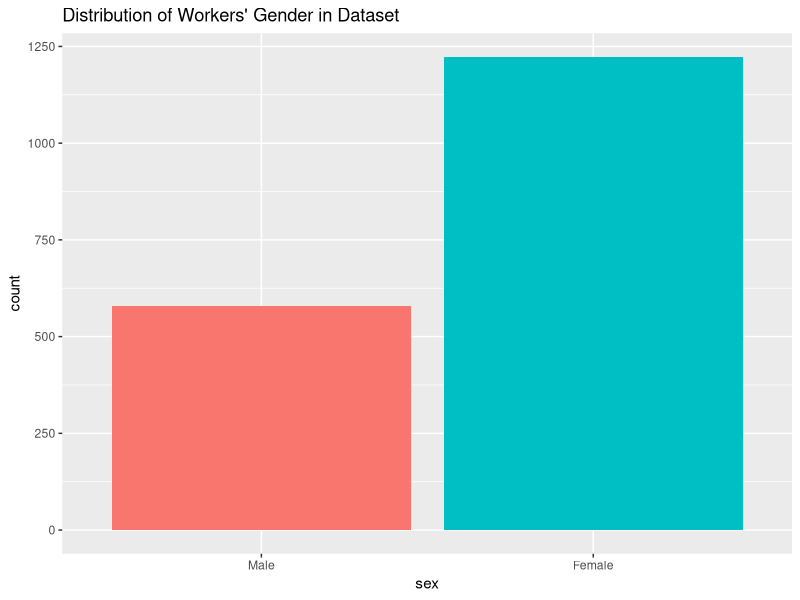
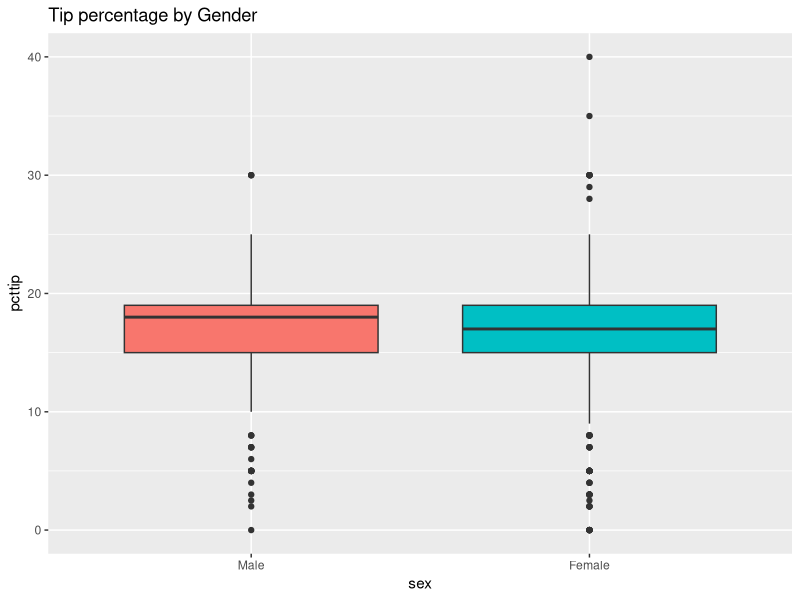
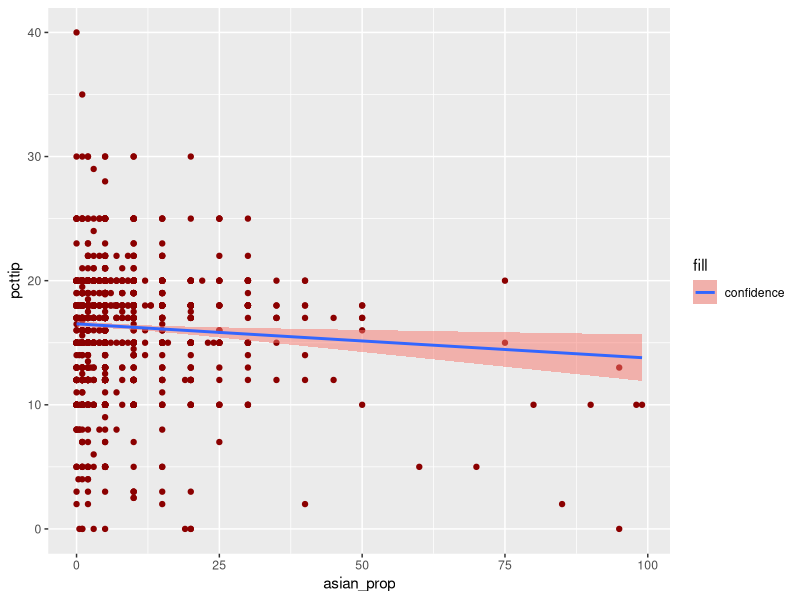
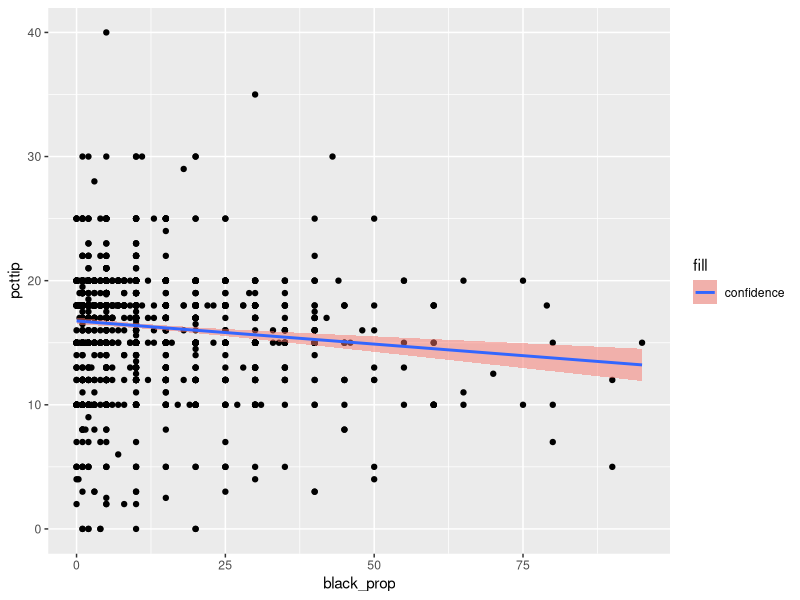
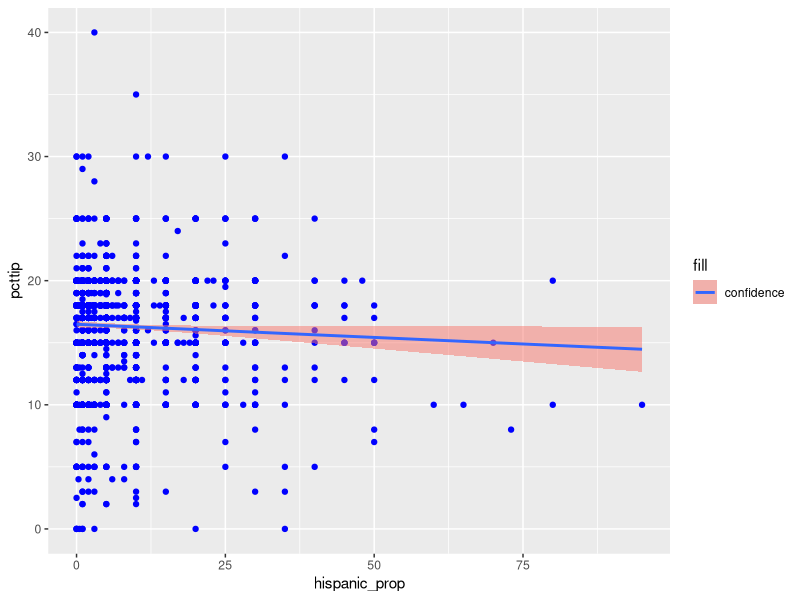
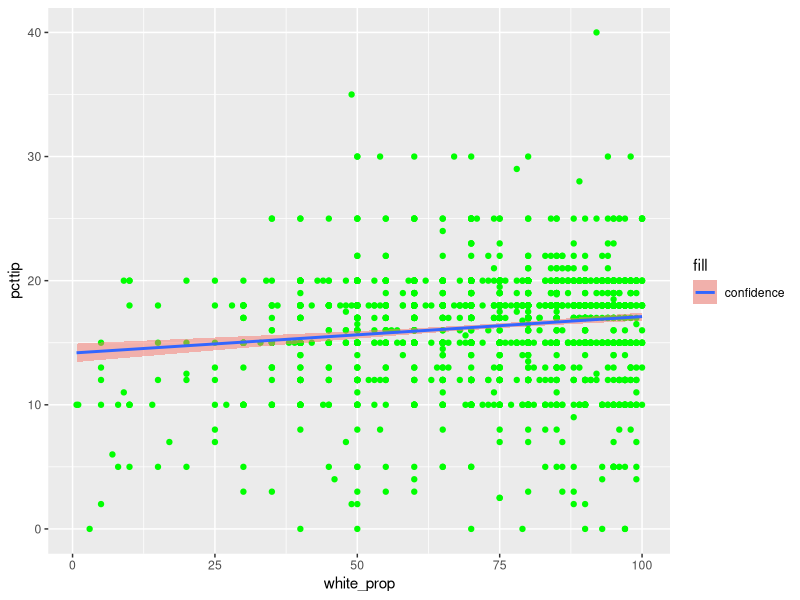
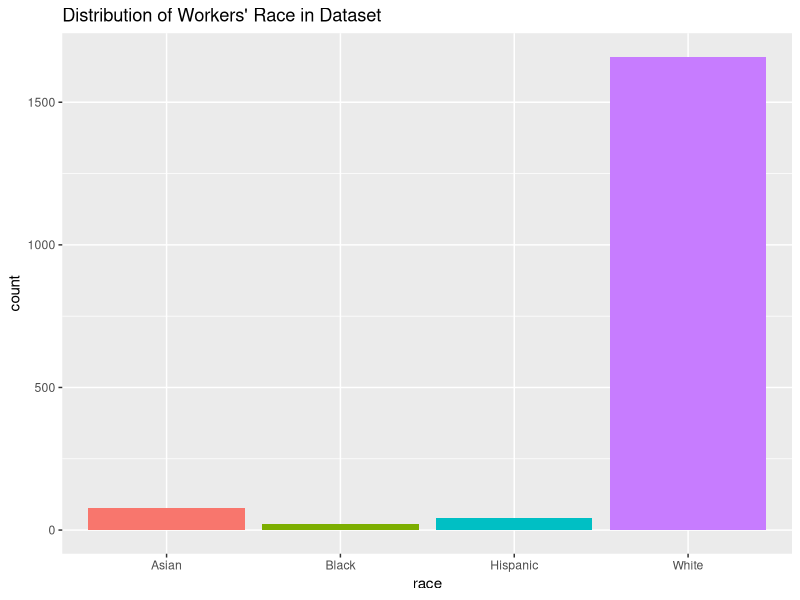
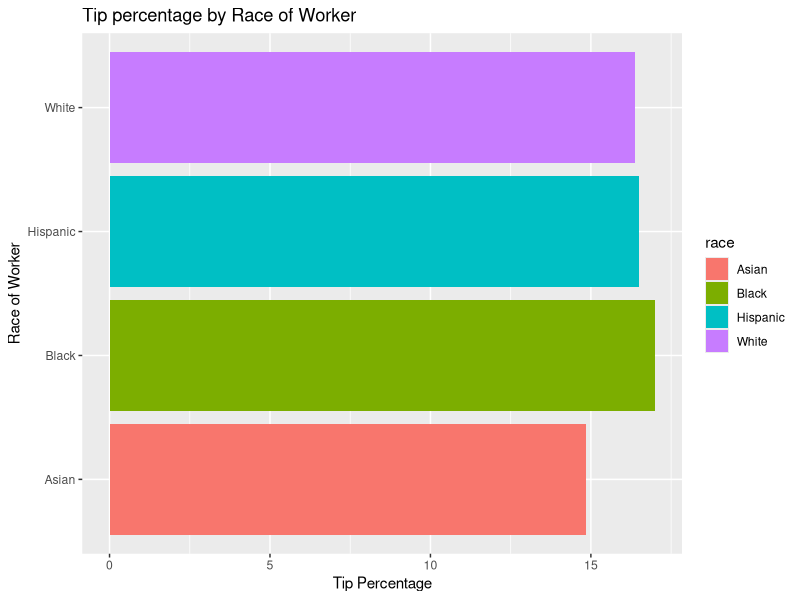

Source code (R) for these figures, in order: (Note: this script raises an error after producing the figures.)
##### Import data into R #####

#setwd("C:/Users/Kevin/Desktop/Dropbox/Dropbox/CKME136")
setwd("C:/Users/Kevin.Nguyen/Dropbox/CKME136")
raw_df <- read.csv(file="server-survey.csv", head=TRUE, na.strings=c(" ", "NA"))

# Subset variables to be used in analysis
myvars <- c("State", "asian_prop", "black_prop", "hispanic_prop", "white_prop", "ppbill", 
            "pcttip", "flair", "intro", "selling", "repeat.", "customer_name", "smile",
            "thanks", "Extraverted_enthusiastic", "Critical_quarrelsome", 
            "Dependable_selfdisciplined","Anxious_easily_upset", "Reserved_quiet", 
            "Sympathetic_warm", "Disorganized_careless","Conventional_uncreative", 
            "birth_yr", "sex", "race")
df <- raw_df[myvars]

##### Clean variables #####

# Clean variable: State
# Set variable "State" to all lowercase letters to easier deal with cleaning
df$State <- tolower(df$State)

# Rename state names in the US using the following reference: http://www.stateabbreviations.us/
library(car)
df$State <- recode(df$State, '"alabama"="al"; "alaska"="ak"; "arizona"="az"; "arkansas"="ar"; 
                   "california"="ca"; "colorado"="co"; "connecticut"="ct"; "delware"="de";
                   "florida"="fl"; "georgia"="ga"; "hawaii"="hi"; "idaho"="id";"illinois"="il"; 
                   "indiana"="in"; "iowa"="ia"; "kansas"="ks"; "kentucky"="ky"; "louisiana"="la";
                   "maine"="me"; "maryland"="md"; "massachusetts"="ma"; "michigan"="mi"; 
                   "minnesota"="mn"; "mississippi"="mn"; "missouri"="mo"; 
                   "montana"="mt"; "nebraska"="ne"; "nevada"="nv"; "new hampshire"="nh"; 
                   "new jersey"="nj"; "new mexico"="nm"; "new york"="ny"; "north carolina"="nc"; 
                   "north dakota"="nd"; "ohio"="oh"; "oklahoma"="ok"; "oregon"="or"; 
                   "pennsylvania"="pa"; "rhode island"="ri"; "south carolina"="sc"; 
                   "south dakota"="sc"; "tennessee"="tn"; "texas"="tx"; "utah"="ut"; 
                  "vermont"="vt"; "virginia"="va"; "washington"="wa";
                   "west virginia"="wv"; "wisconsin"="wi"; "wyoming"="wy"')

# Rename state (province) names in Canada
df$State <- recode(df$State, '"alberta"="ab"; "british columbia"="bc"; "manitoba"="mb"; 
                   "new brunswick"="nb"; "newfoundland"="nl"; "northwest territories"="nt"; 
                   "nova scotia"="ns"; "nunavut"="nu"; "ontario"="on";
                   "prince edward island"="pe"; "quebec"="qc"; "saskatchewan"="sk"; "yukon"="yt"')

# Change all provinces and observations that have the text "canada" in them to simply "canada" 
for (province in c("ab", "bc", "mb", "nb", "nl", "nt", "ns", "nu", "on", "pe", "qc", 
                   "sk", "yt", "canada")) {
  df$State[grepl(province, df$State)] <- "canada"
}

# Clean variable: Proportion
df$total_prop <- df$asian_prop + df$black_prop + df$hispanic_prop + df$white_prop

# If total proportion is equal to or less than 1, multiply by 100 
# (the user inputted in percentages rather than whole numbers)
# See http://stackoverflow.com/questions/30774096/based-on-the-value-in-one-column-change-the-value-in-another-column
dfprop <- df[2:5]
for (col in names(dfprop)) {
  df[[col]] <- ifelse(df$total_prop <= 1, df[[col]]*100, df[[col]])
}

# If total proportion is equal to or over 150, remove occurences from analysis
for (col in names(dfprop)) {
  df[[col]] <- ifelse(df$total_prop >= 150, NA, df[[col]])
}

# Remove total_prop column as it is no longer needed
df$total_prop <- NULL 

# Clean variable: ppbill
# Remove observations where the bill is equal to or under 5 dollars 
# as well as equal to or over 200 dollars
df$ppbill <- ifelse(df$ppbill <= 5 | df$ppbill >= 200, NA, df$ppbill)

# If tip percentage is under 1, multiply by 100 to properly fix percentage
df$pcttip <- ifelse(df$pcttip <= 1, df$pcttip*100, df$pcttip)

# Remove observations where the tip percentage is over 50 percent
df$pcttip <- ifelse(df$pcttip >= 50, NA, df$pcttip)

# Clean variable: Birth Year
# Remove observations where the birth year is between 100 to 1900 OR over 2000
df$birth_yr <- ifelse(df$birth_yr >= 100 & df$birth_yr <= 1900 | df$birth_yr >= 2000, NA, df$birth_yr)

# If birth year is under 100, then add 1900 as the user inputting the last two digits 
# of their birth year only (e.g. 48 -> 1948)
df$birth_yr <- ifelse(df$birth_yr < 100, df$birth_yr + 1900, df$birth_yr)

# Clean variable: Customer Interaction Ratings
# Use ordered instead of factor for easier visualization
dfrating <- df[8:14]
for (col in names(dfrating)) {
  df[[col]] <- ordered(df[[col]], levels=c(1,2,3,4), labels=c("Never", "Sometimes", "Often", "Always"))
}

# Clean variable: Waiter traits
# Use ordered instead of factor here as well
dftrait <- df[15:22]
for (col in names(dftrait)) {
  df[[col]] <- ordered(df[[col]], levels=c(1,2,3,4,5,6,7))
}

# Clean variable: Sex
df$sex <- factor(df$sex, levels=c(0,1), labels=c("Male", "Female"))

# Clean variable: Race
df$race <- factor(df$race, levels=c(1,2,3,4,5), labels=c("Asian", "Black", "Hispanic", 
                                                         "White", "Other"))

# Keep only the rows that do not have any missing data
df <- df[complete.cases(df),]

write.csv(df, "cleaned_data.csv")

##### Visualizations #####

# Use df created before*

library(ggplot2)

# Plot distribution of sex of waiters/ waitresses
gender <- ggplot(df, aes(x=sex, fill=sex)) + geom_bar()
gender + guides(fill=FALSE) + ggtitle("Distribution of Workers' Gender in Dataset")

# Plot boxplot to show distribution of tips for each gender
gendertip <- ggplot(df, aes(sex, pcttip, fill=sex))
gendertip + geom_boxplot() + guides(fill=FALSE) + ggtitle("Tip percentage by Gender")

# Test if there is a significant difference between tips for genders
t.test(df$pcttip~df$sex, conf.level = 0.95)

# Plot scatterplots of proportion of race (customers) by tip %
# Asian customers
ggplot(df, aes(x=asian_prop, y=pcttip)) +
  geom_point(colour="dark red") +
  geom_smooth(method = "lm", aes(fill = "confidence"), alpha = 0.5)

# Black customers
ggplot(df, aes(x=black_prop, y=pcttip)) +
  geom_point(colour="black") +
  geom_smooth(method = "lm", aes(fill = "confidence"), alpha = 0.5)

# Hispanic customers
ggplot(df, aes(x=hispanic_prop, y=pcttip)) +
  geom_point(colour="blue") +
  geom_smooth(method = "lm", aes(fill = "confidence"), alpha = 0.5)

# White customers
ggplot(df, aes(x=white_prop, y=pcttip)) +
  geom_point(colour="green") +
  geom_smooth(method = "lm", aes(fill = "confidence"), alpha = 0.5)

# Plot distribution of ethnical backgrounds of waiters/ waitresses
background <- ggplot(df, aes(x=race, fill=race)) + geom_bar()
background + guides(fill=FALSE) + ggtitle("Distribution of Workers' Race in Dataset")

# Plot average tip percentage received by worker by worker race
p <- ggplot(df, aes(x=factor(race), y=pcttip, fill=race)) + stat_summary(fun.y="mean", geom="bar")
p + xlab("Race of Worker") + ylab("Tip Percentage") + 
  ggtitle("Tip percentage by Race of Worker") + coord_flip()

### Relationship: Customer Background VS. Server Background ###
# See http://stackoverflow.com/questions/25752909/multiple-ggplot-linear-regression-lines
library(reshape2)

# Asian Servers
cols <- c("pcttip", "asian_prop", "black_prop", "hispanic_prop", "white_prop")
dfasian <- subset(df, df$race == "Asian")
dfasian <- dfasian[cols]
dfasian2 = melt(dfasian, id.vars="pcttip")

ggplot(dfasian2) + geom_jitter(aes(value, pcttip, colour=variable)) + 
  geom_smooth(aes(value,pcttip, colour=variable), method=lm, se=FALSE) +
  facet_wrap(~variable, scales="free_x") +
  labs(x = "Proportion of Customers by Race", y = "Tip %", 
       title = "Tip % for Asian Workers by Customer Race")

# Black Servers
dfblack <- subset(df, df$race == "Black")
dfblack <- dfblack[cols]
dfblack2 <- melt(dfblack, id.vars="pcttip")

ggplot(dfblack2) + geom_jitter(aes(value, pcttip, colour=variable)) + 
  geom_smooth(aes(value,pcttip, colour=variable), method=lm, se=FALSE) +
  facet_wrap(~variable, scales="free_x") +
  labs(x = "Proportion of Customers by Race", y = "Tip %", 
       title = "Tip % for Black Workers by Customer Race")

# Hispanic Servers
dfhisp <- subset(df, df$race == "Hispanic")
dfhisp <- dfhisp[cols]
dfhisp2 <- melt(dfhisp, id.vars="pcttip")

ggplot(dfhisp2) + geom_jitter(aes(value, pcttip, colour=variable)) + 
  geom_smooth(aes(value,pcttip, colour=variable), method=lm, se=FALSE) +
  facet_wrap(~variable, scales="free_x") +
  labs(x = "Proportion of Customers by Race", y = "Tip %", 
       title = "Tip % for Hispanic Workers by Customer Race")

# White Servers
dfwhite <- subset(df, df$race == "White")
dfwhite <- dfwhite[cols]
dfwhite2 <- melt(dfwhite, id.vars="pcttip")

ggplot(dfwhite2) + geom_jitter(aes(value, pcttip, colour=variable)) + 
  geom_smooth(aes(value,pcttip, colour=variable), method=lm, se=FALSE) +
  facet_wrap(~variable, scales="free_x") +
  labs(x = "Proportion of Customers by Race", y = "Tip %", 
       title = "Tip % for White Workers by Customer Race")

# Tipping habits by location
# Create vector for US state names
states <- c("al"="al","ak"="ak","az"="az","ar"="ar","ca"="ca","co"="co",
            "ct"="ct","de"="de","dc"="dc","fl"="fl","ga"="ga","hi"="hi","id"="id","il"="il","in"="in",
            "ia"="ia","ks"="ks","ky"="ky","la"="la","me"="me","md"="md","ma"="ma","mi"="mi","mn"="mn",
            "ms"="ms","mo"="mo","mt"="mt","ne"="ne","nv"="nv","nh"="nh","nj"="nj","nm"="nm","ny"="ny",
            "nc"="nc","nd"="nd","oh"="oh","ok"="ok","or"="or","pw"="pw","pa"="pa","ri"="ri","sc"="sc",
            "sd"="sd","tn"="tn","tx"="tx","ut"="ut","vt"="vt","va"="va","wa"="wa","wv"="wv","wi"="wi",
            "wy"="wy")

# Subset data for US workers only into a different data frame
tableUS <- subset(df, State %in% names(states), select=State:race)
tableCAD <- subset(df, State %in% "canada", select=State:race)
tableOTHER <- df[-which(df$State %in% names(states) | df$State %in% "canada"),]

# See how much observations there are for US workers and Canadian workers
length(tableUS$State)
length(tableCAD$State)
length(tableOTHER$State)

# Calculate average mean tip percentage
meanUS <- mean(tableUS$pcttip, na.rm=TRUE)
meanCAD <- mean(tableCAD$pcttip, na.rm=TRUE)
meanOTHER <- mean(tableOTHER$pcttip, na.rm=TRUE)
meanWorld <- mean(df$pcttip, na.rm=TRUE)

means <- c(meanUS, meanCAD, meanOTHER, meanWorld)
names <- c("Mean USA", "Mean Canada", "Mean Other", "Mean Worldwide")
names <- factor(names, level=c("Mean USA", "Mean Canada", "Mean Other", "Mean Worldwide"))

world_means <- data.frame(names, means)

ggplot(data = world_means, aes(x=names, y=means)) + geom_bar(stat="identity") + 
  xlab("") + ylab("Average Tip %")

# Calculate mean tipping percentage by state
tip <- aggregate(pcttip~State, tableUS, mean)
tip$region <- tip$State # ensure column names match to merge later on

# Utilize the maps library to plot a map of the US
library(maps)
library(car)
states_name <- map_data("state")

# Recode the state names received from the maps library in order to merge
states_name$region <- recode(states_name$region, 
  '"alabama"="al"; "alaska"="ak"; "arizona"="az"; "arkansas"="ar"; "california"="ca"; "colorado"="co";
  "connecticut"="ct"; "delware"="de"; "florida"="fl"; "georgia"="ga"; "hawaii"="hi"; "idaho"="id";
  "illinois"="il"; "indiana"="in"; "iowa"="ia"; "kansas"="ks"; "kentucky"="ky"; "louisiana"="la";
  "maine"="me"; "maryland"="md"; "massachusetts"="ma"; "michigan"="mi"; "minnesota"="mn"; 
  "mississippi"="mn"; "missouri"="mo"; "montana"="mt"; "nebraska"="ne"; "nevada"="nv"; 
  "new hampshire"="nh"; "new jersey"="nj"; "new mexico"="nm"; "new york"="ny"; "north carolina"="nc"; 
  "north dakota"="nd"; "ohio"="oh"; "oklahoma"="ok"; "oregon"="or"; "pennsylvania"="pa"; 
  "rhode island"="ri"; "south carolina"="sc"; "south dakota"="sc"; "tennessee"="tn"; "texas"="tx"; 
  "utah"="ut"; "vermont"="vt"; "virginia"="va"; "washington"="wa"; "west virginia"="wv"; 
  "wisconsin"="wi"; "wyoming"="wy"')

# Merge tables together
choro <- merge(states_name, tip, sort = FALSE, by = "region")
choro <- choro[order(choro$order), ]

# Plot average tip percentage by US state
map <- ggplot(choro, aes(long, lat)) + geom_polygon(aes(group = group, fill = pcttip))
map + scale_fill_gradient(low="red", high="green") + ggtitle("Average Tip Percentage by US State") +
  guides(fill=guide_legend(title="Tip %"))

# View top 3 states
tip2 <- tip[with(tip, order(-pcttip)),] # sort descending by tip %
head(tip2, 3)

# View bottom 3 states
tail(tip2, 3)

# Plot bill size against tip percentage
ggplot(df, aes(x=ppbill, y=pcttip)) + geom_point(shape=1) + geom_smooth(method=lm) +
  xlab("Bill per Person ($)") + ylab("Tip %") + ggtitle("Tip Percentage by Bill Size per Person")

# Customer Interactions
# See http://www.r-bloggers.com/grouped-means-again/
a <- aggregate(df$pcttip, by=list(Rating=df$flair), mean)
a1 <- aggregate(df$pcttip, by=list(Rating=df$intro), mean)
a2 <- aggregate(df$pcttip, by=list(Rating=df$selling), mean)
a3 <- aggregate(df$pcttip, by=list(Rating=df$repeat.), mean)
a4 <- aggregate(df$pcttip, by=list(Rating=df$customer_name), mean)
a5 <- aggregate(df$pcttip, by=list(Rating=df$smile), mean)
a6 <- aggregate(df$pcttip, by=list(Rating=df$thanks), mean)

ggplot(data=a, aes(x=Rating, y=x, group=1, size=0.1)) + geom_line(aes(colour="Flair"))  +
  geom_line(aes(y=a1$x, colour="Intro")) +
  geom_line(aes(y=a2$x, colour="Selling")) +
  geom_line(aes(y=a3$x, colour="Repeat")) +
  geom_line(aes(y=a4$x, colour="Customer Name")) +
  geom_line(aes(y=a5$x, colour="Smile")) +
  geom_line(aes(y=a6$x, colour="Thanks")) +
  ylab("Average Tipping %") + ggtitle("Average Tipping % by Customer/ Worker Interaction")

# See relationship between upselling and per person bill
ggplot(data=df, aes(x=selling, y=ppbill, fill=selling)) + geom_boxplot() + guides(fill=FALSE) +
  xlab("") + ylab("Per person bill") + ggtitle("Total Bill Size by Customer Interaction: Upselling")

# Server Traits
b <- aggregate(df$pcttip, by=list(Rating=df$Extraverted_enthusiastic), mean)
b1 <- aggregate(df$pcttip, by=list(Rating=df$Critical_quarrelsome), mean)
b2 <- aggregate(df$pcttip, by=list(Rating=df$Dependable_selfdisciplined), mean)
b3 <- aggregate(df$pcttip, by=list(Rating=df$Anxious_easily_upset), mean)
b4 <- aggregate(df$pcttip, by=list(Rating=df$Reserved_quiet), mean)
b5 <- aggregate(df$pcttip, by=list(Rating=df$Sympathetic_warm), mean)
b6 <- aggregate(df$pcttip, by=list(Rating=df$Disorganized_careless), mean)
b7 <- aggregate(df$pcttip, by=list(Rating=df$Conventional_uncreative), mean)

ggplot(data=b, aes(x=Rating, y=x, group=1, size=0.1)) + 
  geom_line(aes(colour="Extraverted Enthusiastic")) +
  geom_line(aes(y=b1$x, colour="Critical Quarrelsome")) +
  geom_line(aes(y=b2$x, colour="Dependable Selfdisciplined")) +
  geom_line(aes(y=b3$x, colour="Anxious Easily Upset")) +
  geom_line(aes(y=b4$x, colour="Reserved Quiet")) +
  geom_line(aes(y=b5$x, colour="Sympathetic Warm")) +
  geom_line(aes(y=b6$x, colour="Disorganized Careless")) +
  geom_line(aes(y=b7$x, colour="Conventional Uncreative")) +
  ylab("Average Tipping %") + ggtitle("Average Tipping % by Worker Traits")

# Server Age
ggplot(df, aes(x=birth_yr, y=pcttip)) + geom_point(shape=3) + geom_smooth(method=lm) +
  xlab("Birth Year of Worker") + ylab("Tip %") + ggtitle("Tip Percentage by Birth Year of Worker")

# Server Age vs Server Gender
ggplot(df, aes(x=birth_yr, y=pcttip, colour = sex)) + geom_point() + 
  geom_smooth(method="lm", se=FALSE) +
  xlab("Birth Year") + ylab("Tip %") + ggtitle("Tip % by Worker Gender and Age")

# Customer Interaction vs. Gender
# Flair
ggplot(data=df, aes(x=flair, y=pcttip, group=sex, colour=sex)) + 
  stat_summary(fun.y="mean", geom="line") + 
  xlab("") + ylab("Tip %") + ggtitle("Tip % by Gender and Customer Interaction: Worker Flair")

# Intro
ggplot(data=df, aes(x=intro, y=pcttip, group=sex, colour=sex)) + 
  stat_summary(fun.y="mean", geom="line") + 
  xlab("") + ylab("Tip %") + ggtitle("Tip % by Gender and Customer Interaction: Introductions")

# Upselling
ggplot(data=df, aes(x=selling, y=pcttip, group=sex, colour=sex)) + 
  stat_summary(fun.y="mean", geom="line") + 
  xlab("") + ylab("Tip %") + ggtitle("Tip % by Gender and Customer Interaction: Upselling")

# Repeat order  
ggplot(data=df, aes(x=repeat., y=pcttip, group=sex, colour=sex)) + 
  stat_summary(fun.y="mean", geom="line") +
  xlab("") + ylab("Tip %") + ggtitle("Tip % by Gender and Customer Interaction: Repeating Orders")

# Customer Name
ggplot(data=df, aes(x=customer_name, y=pcttip, group=sex, colour=sex)) + 
  stat_summary(fun.y="mean", geom="line") + 
  xlab("") + ylab("Tip %") + ggtitle("Tip % by Gender and Customer Interaction: Customer Name")

# Smile
ggplot(data=df, aes(x=smile, y=pcttip, group=sex, colour=sex)) + 
  stat_summary(fun.y="mean", geom="line") + 
  xlab("") + ylab("Tip %") + ggtitle("Tip % by Gender and Customer Interaction: Smiling")

# Thanking
ggplot(data=df, aes(x=thanks, y=pcttip, group=sex, colour=sex)) + 
  stat_summary(fun.y="mean", geom="line") + 
  xlab("") + ylab("Tip %") + ggtitle("Tip % by Gender and Customer Interaction: Thanking")

### Note: The survey fillers may have mistakenly understood 1 as always and 4 as never (as vice versa)
### This may explain the unrational results given

##### Regression Model Analysis / Setting Up #####

rm(list = ls()) # remove work environment to start fresh

#setwd("C:/Users/Kevin.Nguyen/Dropbox/CKME136")
setwd("C:/Users/Kevin/Desktop/Dropbox/Dropbox/CKME136")
df <- read.csv(file="clean_string_data.csv", head=TRUE)

# Categorize the State variable
states <- c("al","ak","az","ar","ca","co",
            "ct","de","dc","fl","ga","hi","id","il","in",
            "ia","ks","ky","la","me","md","ma","mi","mn",
            "ms","mo","mt","ne","nv","nh","nj","nm","ny",
            "nc","nd","oh","ok","or","pw","pa","ri","sc",
            "sd","tn","tx","ut","vt","va","wa","wv","wi",
            "wy")

# USA = 1, Canada = 2, Other = 3
df$State <- ifelse(df$State %in% states, 1,
                   ifelse(df$State %in% "canada", 2, 3))

df$State <- factor(df$State, levels=c(1,2,3))



# Change from order back to previous as the ratings are not categorical
dfrating <- df[9:15]
for (col in names(dfrating)) {
  df[[col]] <- ifelse(df[[col]] == "Never", 1,
                      ifelse(df[[col]] == "Sometimes", 2,
                             ifelse(df[[col]] == "Often", 3, 4)))
}

# Sex
df$sex <- factor(df$sex, levels=c("Male", "Female"), labels=c(0,1))
# Race of Worker
df$race <- factor(df$race, levels=c("Asian", "Black", "Hispanic", "White"), labels=c(1,2,3,4))


# Create formula
formula_text <- paste(names(df)[8], "~",
                      paste(names(df[c(2:7,9:26)]), collapse="+"))
formula <- as.formula(formula_text)
formula

##### Model Building #####
# Create Multiple Regression Linear Example
set.seed(12)
fit <- lm(formula, data=df)
summary(fit)

# Lets normalize the data - DNE
#df_numeric <- df[, lapply(df, is.numeric) == TRUE]
#df_numeric_scaled <- scale(df_numeric)
#df_numeric_scaled <- as.data.frame(df_numeric_scaled)
#df_scaled <-cbind(df[,c(1,2,25,26)], df_numeric_scaled)

#df_scaled[5] <- NULL

#formula_text <- paste(names(df)[9], "~",
                      #paste(names(df[c(2:8,10:26)]), collapse="+"))
#formula <- as.formula(formula_text)
#formula

#fit <- lm(formula, data=df)
#summary(fit)


##### Assumption Testing #####
# See link: http://www.statmethods.net/stats/regression.html

library(car)

# Check multicollinearity
vif(fit)

# see http://strata.uga.edu/6370/rtips/regressionPlots.html
# To see all plots at once rather than 1 by 1
par(mfrow=c(2,2)) # change panel layout to 2x2
plot(fit)
par(mfrow=c(1,1)) # change layout back to 1x1


# Outliers
outlierTest(fit)

# Influential Observations
# Cook's D plot
cutoff <- 4/((nrow(df)-length(fit$coefficients)-2))
plot(fit, which=4, cook.levels=cutoff)

# Influence plot
influencePlot(fit, id.method="noteworthy", main="Influence Plot", sub="Circle Size is proportional to Cook's Distance")

# Evaluate homoscedasticity / Breusch-Pagan test
ncvTest(fit)

# Our VIF check resulted in the 4 proportions having multicollinearity issues
# Lets remove these 4 variables from our analysis
props <- c("asian_prop", "black_prop", "hispanic_prop", "white_prop")
for (col in props) {
  df[[col]] <- NULL
}

# Rerun tests?
formula_text <- paste(names(df)[4], "~",
                      paste(names(df[c(2:3,5:22)]), collapse="+"))
formula <- as.formula(formula_text)
formula

fit <- lm(formula, data=df)
summary(fit)

## There is no real difference! ##

# Transformation on PCTTIP
df <- cbind(df, 1/df$pcttip)

df[[23]] <- NULL


formula_text <- paste(names(df)[23], "~",
                      paste(names(df[c(2:3,5:22)]), collapse="+"))
formula <- as.formula(formula_text)
formula

fit <- lm(formula, data=df)
summary(fit)

## By transforming the y-variable, there is once again no change in R^2 adjusted ##

# Recall most of the data are part of the US AND nearly all white workers. What if we remove these variables?
df$State <- NULL
df$race <- NULL
df[[21]] <- NULL

formula_text <- paste(names(df)[3], "~",
                      paste(names(df[c(2,4:20)]), collapse="+"))
formula <- as.formula(formula_text)
formula

fit <- lm(formula, data=df)
summary(fit)

## The adjusted R^2 fell even further!!!


# Residual plot
crPlots(fit, terms=~.)
# NOTE: these plots show us two things:
# ppbill is heavily skewed to the left 
# meaning many of the bills are on the cheaper end like $20 pp

# birth year is skewed to the right
# meaning the average age is on the younger side

hist(df$birth_yr, breaks=c(10))
hist(df$ppbill, breaks=c(10))

# See heteroscedasticity remedies:
#https://academic.macewan.ca/burok/Stat378/notes/remedies.pdf

# What if we considered cases where the bill is only from $15 - $35?